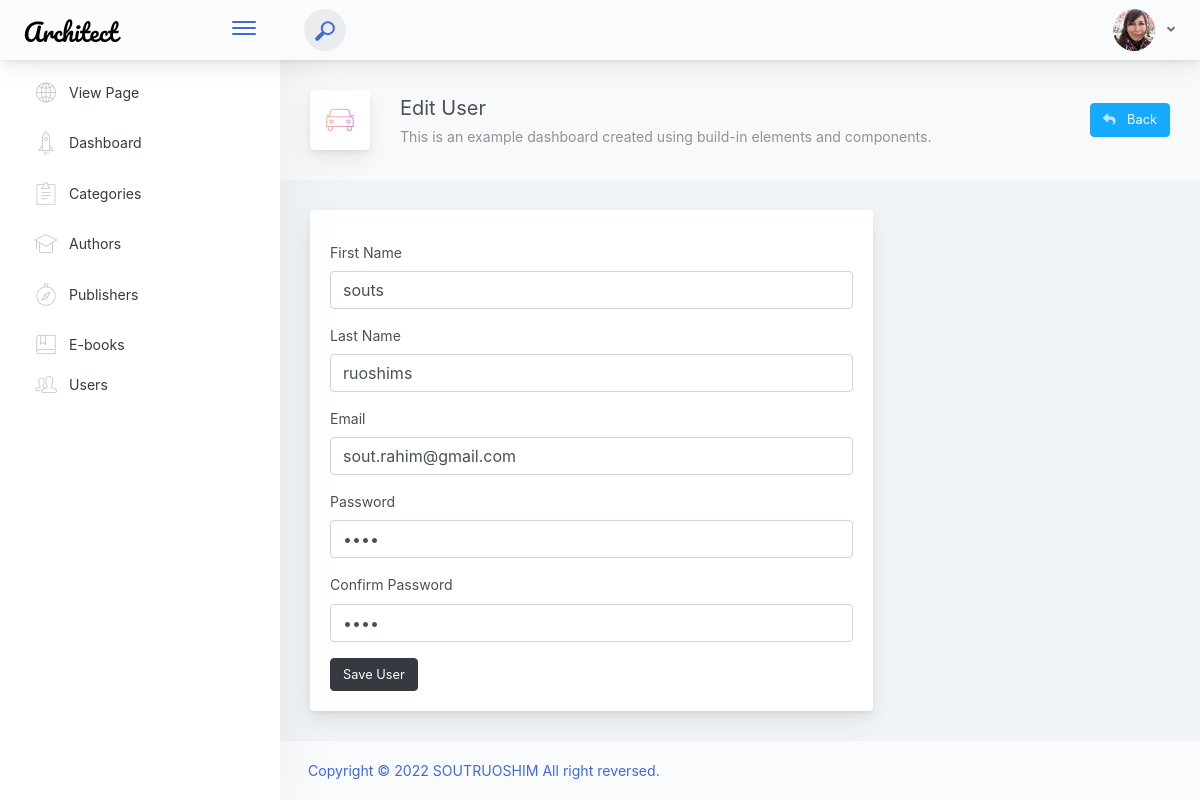
The app's page /admin/user/edit_user.php?id=1 with its own data.
### tables this page shows
CREATE TABLE IF NOT EXISTS `users` (
  `id` bigint(20) UNSIGNED NOT NULL AUTO_INCREMENT,
  `firstname` varchar(191) DEFAULT NULL,
  `lastname` varchar(191) DEFAULT NULL,
  `email` varchar(191) NOT NULL,
  `password` varchar(191) NOT NULL,
  `created_at` timestamp NULL DEFAULT CURRENT_TIMESTAMP,
  `updated_at` timestamp NULL DEFAULT NULL,
  PRIMARY KEY (`id`),
  UNIQUE KEY `users_email_unique` (`email`)
);

### config/Database.php (called while the page is built, shortened)
<?php
    class database{
        private $servername = SERVER_NAME;
        private $username = USER_NAME;
        private $password= DB_PASSWORD;
        private $dbname= DB_NAME;
        private $mysqli='';
        public function __construct(){
            $this->mysqli = new mysqli($this->servername,$this->username,$this->password,$this->dbname);
        }
        public function select($table,$rows="*",$where = null){
            if ($where != null) {
                $sql="SELECT $rows FROM $table WHERE $where";
            }else{
                $sql="SELECT $rows FROM $table";
            }
            $this->sql = $result = $this->mysqli->query($sql);
        }
    }
?>

### admin/user/edit_user.php (the view, shortened to what this page needs)
<?php
   include("../inc/header.php");
   include(__DIR__ . "/../../config/database.php");
   if(isset($_GET['id'])){
       $id = $_GET['id'];
       $b = new database();
       $b->select("users","*","id='$id'");
       $result = $b->sql;
       $row = mysqli_fetch_assoc($result);
   }
?>
<div class="app-page-title">
    <div class="page-title-wrapper">
        <div class="page-title-heading">
            <div class="page-title-icon">
                <i class="pe-7s-car icon-gradient bg-mean-fruit">
                </i>
            </div>
            <div>Edit User
                <div class="page-title-subheading">This is an example dashboard created using build-in elements and components.
                </div>
            </div>
        </div>
        <div class="page-title-actions">
            <div class="d-inline-block dropdown">
                <a type="button" class="btn-shadow btn btn-info" href="../user/user.php" >
                    <span class="btn-icon-wrapper pr-2 opacity-7">
                        <i class="fa fa-reply fa-w-20"></i>
                    </span>
                    Back
                </a>
            </div>
        </div>
    </div>
</div>
<div class="row">
    <div class="col-md-8">
        <div class="main-card mb-3 card">
        <div class="card-body"><h5 class="card-title"></h5>
            <form method="POST" action="queries/update_user.php">
                <div class="position-relative form-group">
                    <label class="">First Name</label>
                    <input name="firstname" id="firstname" value="<?php if(isset($row)) { echo $row['firstname']; } ?>" placeholder="" type="text" class="form-control">
                </div>
                <div class="position-relative form-group">
                    <label class="">Last Name</label>
                    <input name="lastname" id="lastname" value="<?php if(isset($row)) { echo $row['lastname']; } ?>" placeholder="" type="text" class="form-control">
                </div>
                <div class="position-relative form-group">
                    <label class="">Email</label>
                    <input name="email" id="email" value="<?php if(isset($row)) { echo $row['email']; } ?>" placeholder="" type="text" class="form-control">
                </div>
                <div class="position-relative form-group">
                    <label class="">Password</label>
                    <input name="password" id="password" value="<?php if(isset($row)) { echo $row['password']; } ?>" placeholder="" type="password" class="form-control">
                </div>
                <div class="position-relative form-group">
                    <label class="">Confirm Password</label>
                    <input name="c_password" id="c_password" value="<?php if(isset($row)) { echo $row['password']; } ?>" placeholder="" type="password" class="form-control">
                </div>
                <input type="submit" class="btn btn-dark" name="submit" value="Save User">
            </form>
        </div>
        </div>
    </div>
</div>
<?php
   include("../inc/footer.php");
?>

### records on screen
users: firstname "souts", lastname "ruoshims", email "sout.rahim@gmail.com"
